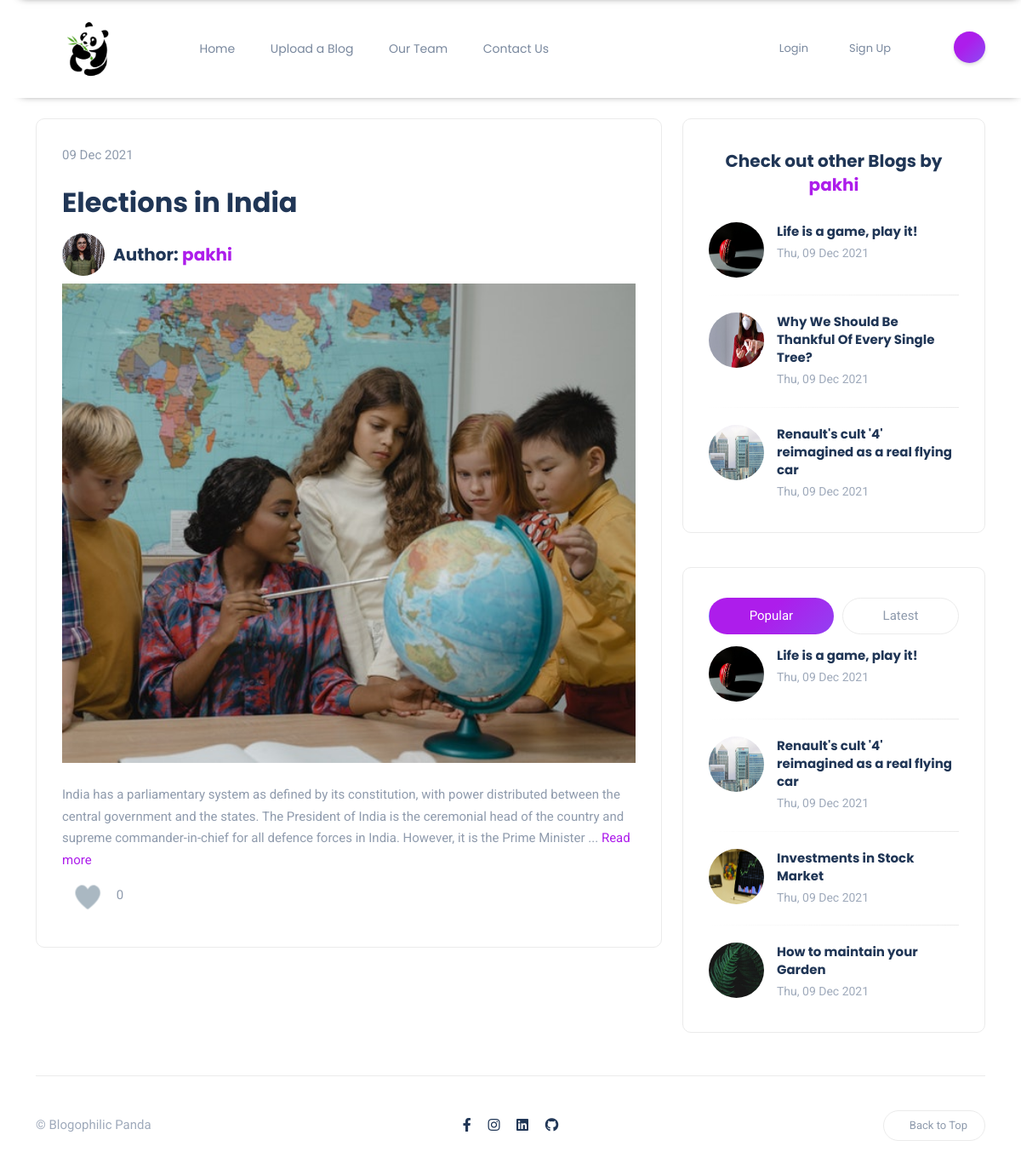
The page /blogs/elections-in-india on the database its author committed.
### content/models.py (models this page shows, shortened)
class BlogPost(models.Model):
    author = models.ForeignKey(User, on_delete=models.CASCADE, related_name= 'post_author')
    blog_title = models.CharField(max_length= 264)
    slug = models.SlugField(max_length=264, unique=True, default='',editable=False)
    blog_content = models.TextField()
    blog_image = models.ImageField(upload_to= 'blog_image')
    publish_date = models.DateTimeField(auto_now_add=True)
    category = models.ForeignKey(Category, on_delete = models.CASCADE, related_name ='blog_cat')
    likes = models.ManyToManyField(User, related_name='blog_posts')
    class Meta:
        ordering = ['-publish_date']
    def total_likes(self):
        return self.likes.count()

### accounts/models.py (models this page shows, shortened)
class Profile(models.Model):
    user = models.OneToOneField(User, on_delete=models.CASCADE)
    image = models.ImageField(upload_to = 'profile_pics', null=True)
    slug = models.SlugField(max_length=264, unique=True, editable=False, default='')

### content/views.py (the view)
# urls.py: path('blogs/<slug:the_slug>', views.blog_details, name='blog_details'),
def blog_details(request, the_slug):
    blog_single = BlogPost.objects.get(slug=the_slug)
    total_likes = blog_single.total_likes()
    liked = False
    if blog_single.likes.filter(id = request.user.id):
        liked = True
    blogs = list(BlogPost.objects.all())
    author_blogs = list(BlogPost.objects.filter(author = blog_single.author).exclude(slug=the_slug))[:4]
    blogs_latest = BlogPost.objects.all().order_by('-publish_date')[:4]
    blogs_popular = (sorted(blogs, key = lambda x: x.total_likes())[::-1])[:4]
    context = {
        "blog_single": blog_single,
        "blog_likes": total_likes,
        "blog_liked": liked,
        "author_blogs": author_blogs,
        "blogs_popular": blogs_popular,
        "blogs_latest": blogs_latest,
    }
    return render(request, 'blogs/blog_details.html', context)

### templates/blogs/blog_details.html (shortened to what this page needs)
{% extends "base.html" %}
{% load get_post_Cat %}
{% load static %}
{% block content %}
<link rel="stylesheet" href="{% static 'css/blogs/home.css' %}">
<link rel="stylesheet" href="{% static 'css/blogs/blog_details.css' %}">
<section id="hero">
    <div class="container-xl">
        <div class="row gy-4">
            <div class="col-lg-8">
                <div class="post-tabs rounded bordered">
                    <div class="article-container">
                        {{ blog_single.publish_date|date:"d M Y" }}
                        <div class="heading">
                            <h2>{{ blog_single.blog_title }}</h2>
                        </div>
                        <div class="author">
                            <img src="{{ blog_single.author.profile.image.url }}" class="authorpic" alt="">
                            <h5>Author: <a href="{% url 'profile' profile_slug=blog_single.author.profile.slug %}">{{ blog_single.author }}</a></h5>
                        </div>
                        <div class="article-image">
                            <img src="/media/{{ blog_single.blog_image }}">
                        </div>
                        <br>
                        <div class="article-text">
                            {% if user.is_authenticated %}
                            {{ blog_single.blog_content|linebreaks }}
                            {% else %}
                            {{ blog_single.blog_content|slice:":300" }}...
                            <a href="{% url 'login' %}">Read more</a>
                            {% endif %}
                        </div>
                        <form action="{% url 'like_blog' the_slug=blog_single.slug %}" method="POST">
                            <label for="blog_title">
                            </label>
                            {{ blog_likes }}
                        </form>
                    </div>
                </div>
            </div>
            <div class="col-lg-4">
                <div class="sidebar">
                    {% if author_blogs|length > 0 %}
                    <div class="widget rounded">
                        <div class="widget-header text-center">
                            <h3 class="widget-title">Check out other Blogs by <a href="{% url 'profile' profile_slug=blog_single.author.profile.slug %}">{{ blog_single.author }}</a></h3>
                        </div>
                        <div class="widget-content">
                            {% for blog in author_blogs %}
                            <div class="post post-list-sm circle">
                                <div class="thumb circle">
                                    <a href="{% url 'blog_details' the_slug=blog.slug %}">
                                        <div class="inner">
                                            <img src="/media/{{ blog.blog_image }}" alt="" style="height: 100%; width: 100%;">
                                        </div>
                                    </a>
                                </div>
                                <div class="details clearfix">
                                    <h6 class="post-title my-0">
                                        <a href="{% url 'blog_details' the_slug=blog.slug %}">{{ blog.blog_title }}</a>
                                    </h6>
                                    <ul class="meta list-inline mt-1 mb-0">
                                        <li class="list-inline-item">{{ blog.publish_date|date:"D, d M Y" }}</li>
                                    </ul>
                                </div>
                            </div>
                            {% endfor %}
                        </div>
                    </div>
                    {% endif %}
                    <div class="widget rounded">
                        <ul class="nav nav-tabs nav-pills nav-fill" id="postTab" role="tablist">
                            <li class="nav-item" role="presentation">
                                <button aria-controls="popular" aria-selected="true" class="nav-link active"
                                    data-bs-target="#popular" data-bs-toggle="tab" id="popular-tab" role="tab"
                                    type="button">
                                    Popular
                                </button>
                            </li>
                            <li class="nav-item" role="presentation">
                                <button aria-controls="latest" aria-selected="false" class="nav-link"
                                    data-bs-target="#latest" data-bs-toggle="tab" id="latest-tab" role="tab"
                                    type="button">
                                    Latest
                                </button>
                            </li>
                        </ul>
                        <div class="tab-content" id="postsTabContent">
                            <div class="tab-pane fade show active" id="popular" aria-labelledby="popular-tab"
                                role="tabpanel">
                                {% for blog in blogs_popular %}
                                <div class="post post-list-sm circle">
                                    <div class="thumb circle">
                                        <a href="{% url 'blog_details' the_slug=blog.slug %}">
                                            <div class="inner">
                                                <img src="/media/{{ blog.blog_image }}" alt="" style="height: 100%; width: 100%;">
                                            </div>
                                        </a>
                                    </div>
                                    <div class="details clearfix">
                                        <h6 class="post-title my-0">
                                            <a href="{% url 'blog_details' the_slug=blog.slug %}">{{ blog.blog_title }}</a>
                                        </h6>
                                        <ul class="meta list-inline mt-1 mb-0">
                                            <li class="list-inline-item">{{ blog.publish_date|date:"D, d M Y" }}</li>
                                        </ul>
                                    </div>
                                </div>
                                {% endfor %}
                            </div>
                        </div>
                    </div>
                </div>
            </div>
        </div>
    </div>
</section>
{% endblock content %}

### static/css/base.css (style rules this page uses)
body { color: #8f9bad; background-color: #fff; font-family: 'Roboto', sans-serif !important; font-size: 15px; line-height: 1.7; overflow-x: hidden; -webkit-font-smoothing: antialiased; }

### static/css/navbar.css (style rules this page uses)
@media (min-width: 1200px) { .container-xl { max-width: 1140px; } }
button { transition: all 0.3s ease-in-out; }

### static/css/blogs/home.css (style rules this page uses)
body { color: #8f9bad; background-color: #fff; font-family: 'Roboto', sans-serif !important; font-size: 15px; line-height: 1.7; overflow-x: hidden; -webkit-font-smoothing: antialiased; }
img { max-width: 100%; height: auto; }
.text-center { text-align: center; }
h1, h2, h3, h4, h5, h6 { color: #203656; font-family: 'Poppins', sans-serif !important; font-weight: 700; line-height: 1.4; margin: 20px 0; }
a { color: #ad1deb; outline: 0; text-decoration: none; transition: all 0.3s ease-in-out; }
section { position: relative; }
.post .thumb { position: relative; }
.post .thumb img { transform: scale(1); transition: all 0.3s ease-in-out; }
.post .post-title a { color: #203656; }
.post .meta { font-size: 14px; color: #9faabb; }
.post .meta li:last-child::after { content: ""; display: none; }
.post .meta li::after { content: ""; display: inline-block; background-color: #ad1deb; border-radius: 50%; margin-left: 1rem; height: 3px; vertical-align: middle; position: relative; top: -1px; width: 3px; }
.rounded { border-radius: 10px !important; }
.bordered { border: 1px solid #ebebeb; }
.post-tabs { padding: 30px; }
.nav-tabs { border-bottom: 0; margin-bottom: 5%; }
.tab-content { position: relative; }
.tab-pane { opacity: 1; transition: all 0.3s ease-in-out; }
.nav-fill .nav-item, .nav-fill>.nav-link { margin-right: 10px; }
.nav-fill .nav-item:last-child, .nav-fill>.nav-link:last-child { margin-right: 0; }
.nav-fill .nav-item>.nav-link { color: #8f9bad !important; margin-right: 10px; }
.nav-pills .nav-link.active, .nav-pills .show>.nav-link { color: #fff !important; background-color: #6e72fc; background-image: linear-gradient(315deg, #6e72fc 0%, #ad1deb 74%); border-color: transparent; background-size: 200% auto; }
.nav-pills .nav-link { background: 0 0; border: 1px solid #ebebeb; border-radius: 30px; }
.post.post-list-sm { clear: both; }
.post.post-list-sm.circle .thumb { max-width: 60px; }
.post.post-list-sm.circle .details { margin-left: 80px; }
.post.post-list-sm .thumb { float: left; position: relative; }
.post .thumb.circle .inner { height: 65px; width: 65px; overflow: hidden; border-radius: 50%; }
.post.post-list-sm .post-title { font-size: 15px; }
.post.post-list-sm::after { content: ""; display: block; height: 1px; margin-bottom: 20px; margin-top: 20px; width: 100%; background: #ebebeb; background: linear-gradient(to left, #ebebeb 0%, transparent 100%); }
.post.post-list-sm:last-child::after { content: ""; display: none; }
.widget { border: 1px solid #ebebeb; padding: 35px 30px; margin-bottom: 40px; }
.widget:last-child { margin-bottom: 0; }
.widget .widget-header { margin-bottom: 30px; }
.widget .widget-title { font-size: 20px; margin: 0; }

### static/css/blogs/blog_details.css (style rules this page uses)
.heading h2 { margin-bottom: 5px; }
.author { display: flex; align-items: center; }
.authorpic { border-radius: 50%; height: 50px; width: 50px; margin-right: 10px; }
.article-image { display: block; margin-left: auto; margin-right: auto; width: 100%; }
.article-image img { width: 100%; }
svg { cursor: pointer; overflow: visible; width: 60px; position:relative; }

### rows shown on the page
BlogPost: publish_date "09 Dec 2021", blog_title "Elections in India", author.profile.image (picture), author "pakhi", blog_image (picture), blog_content "India has a parliamentary system as defined by its constitution, with power distributed between the central government and the states. The President of India is the ceremonial head of the country and supreme commander-in-chief for all defence forces in India. However, it is the Prime Minister"
BlogPost: blog_image (picture), blog_title "Life is a game, play it!", publish_date "Thu, 09 Dec 2021"
BlogPost: blog_image (picture), blog_title "Why We Should Be Thankful Of Every Single Tree?", publish_date "Thu, 09 Dec 2021"
BlogPost: blog_image (picture), blog_title "Renault's cult '4' reimagined as a real flying car", publish_date "Thu, 09 Dec 2021"
BlogPost: blog_image (picture), blog_title "Investments in Stock Market", publish_date "Thu, 09 Dec 2021"
BlogPost: blog_image (picture), blog_title "How to maintain your Garden", publish_date "Thu, 09 Dec 2021"

### other values the page prints
{{ blog_likes }} "0"
